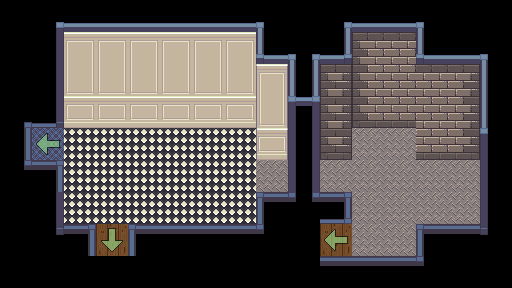

Rendered tile map (Tiled .tmx) drawn with the repository's tilesets; below, a short description and the full map source, tile grids included:
An orthogonal 16x9 tile map with 32x32 px tiles, 5 tile layers (bg, ground shadows & details, mid, shadows, ...), 1 hidden layer not drawn, 6 tilesets and 16 objects (exit-s, exit-e, exit-w).

<map version="1.11" tiledversion="1.11.2" orientation="orthogonal" renderorder="right-down" width="16" height="9" tilewidth="32" tileheight="32" infinite="0" nextlayerid="10" nextobjectid="51">
 <tileset firstgid="1" source="../../Assorted_LPC/lpc-walls/walls.tsx" />
 <tileset firstgid="6145" source="../../Assorted_LPC/lpc-floors/floors.tsx" />
 <tileset firstgid="8193" source="../../[A]LightShadow_pipo.tsx" />
 <tileset firstgid="8281" source="../../custom_tilesets/[Lightship]Whaleship.tsx" />
 <tileset firstgid="12691" source="../../Assorted_LPC/wooden_stairs/[LPC]WoodenStairs.tsx" />
 <tileset firstgid="14287" source="../../custom_tilesets/[A]BouncingArrows.tsx" />
 <layer id="1" name="bg" width="16" height="9">
  <data encoding="csv">
8433,8529,8482,8482,8482,8482,8482,8482,8478,8433,8479,8482,8482,8478,8433,8433,
8433,8438,5314,5314,5314,5314,5314,5314,8481,8287,8483,1513,1514,8481,8482,8478,
8433,8438,5378,5378,5378,5378,5378,5378,5316,8431,1516,1577,1578,1514,1515,8432,
8491,8390,5442,5442,5442,5442,5442,5442,5380,8386,1580,1641,1642,1578,1579,8432,
8446,8738,8787,8787,8787,8787,8787,8787,5444,8435,1644,7323,7323,1642,1643,8290,
8442,8397,8787,8787,8787,8787,8787,8787,7323,8435,7323,7323,7323,7323,7323,8436,
8433,8438,8787,8787,8787,8787,8787,8787,8395,8348,8393,7323,7323,7323,7323,8436,
8433,8289,8397,7401,8395,8396,8396,8396,8441,8433,7401,7323,7323,8395,8396,8338,
8433,8433,8433,8433,8433,8433,8433,8433,8433,8433,8396,8396,8396,8441,8433,8433
</data>
 </layer>
 <layer id="4" name="ground shadows &amp; details" width="16" height="9">
  <data encoding="csv">
0,0,0,0,0,0,0,0,0,0,0,0,0,0,0,0,
0,0,0,0,0,0,0,0,0,0,0,0,0,0,0,0,
0,0,0,0,0,0,0,0,0,0,0,0,0,0,0,0,
0,0,0,0,0,0,0,0,0,0,0,0,0,0,0,0,
0,0,0,0,0,0,0,0,0,0,0,0,0,0,0,0,
0,0,0,0,0,0,0,0,0,0,0,0,0,0,0,0,
0,0,0,0,0,0,0,0,0,0,0,0,0,0,0,0,
0,0,0,0,0,0,0,0,0,0,0,0,0,0,0,0,
0,0,0,0,0,0,0,0,0,0,0,0,0,0,0,0
</data>
 </layer>
 <layer id="6" name="mid" width="16" height="9">
  <properties>
   <property name="z" type="int" value="0" />
  </properties>
  <data encoding="csv">
0,0,0,0,0,0,0,0,0,0,0,0,0,0,0,0,
0,0,0,0,0,0,0,0,0,0,0,0,0,0,0,0,
0,0,0,0,0,0,0,0,0,0,0,0,0,0,0,0,
0,0,0,0,0,0,0,0,0,0,0,0,0,0,0,0,
0,0,0,0,0,0,0,0,0,0,0,0,0,0,0,0,
0,0,0,0,0,0,0,0,0,0,0,0,0,0,0,0,
0,0,0,0,0,0,0,0,0,0,0,0,0,0,0,0,
0,0,0,0,0,0,0,0,0,0,0,0,0,0,0,0,
0,0,0,0,0,0,0,0,0,0,0,0,0,0,0,0
</data>
 </layer>
 <layer id="7" name="shadows" width="16" height="9">
  <properties>
   <property name="z" type="int" value="0" />
  </properties>
  <data encoding="csv">
0,0,0,0,0,0,0,0,0,0,0,0,0,0,0,0,
0,0,0,0,0,0,0,0,0,0,0,0,0,0,0,0,
0,0,0,0,0,0,0,0,0,0,0,0,0,0,0,0,
0,0,0,0,0,0,0,0,0,0,0,0,0,0,0,0,
0,0,0,0,0,0,0,0,0,0,0,0,0,0,0,0,
0,0,0,0,0,0,0,0,0,0,0,0,0,0,0,0,
0,0,0,0,0,0,0,0,0,0,0,0,0,0,0,0,
0,0,0,0,0,0,0,0,0,0,0,0,0,0,0,0,
0,0,0,0,0,0,0,0,0,0,0,0,0,0,0,0
</data>
 </layer>
 <layer id="5" name="foreground" width="16" height="9">
  <properties>
   <property name="z" type="int" value="3" />
  </properties>
  <data encoding="csv">
0,0,0,0,0,0,0,0,0,0,0,0,0,0,0,0,
0,0,0,0,0,0,0,0,0,0,0,0,0,0,0,0,
0,0,0,0,0,0,0,0,0,0,0,0,0,0,0,0,
0,0,0,0,0,0,0,0,0,8386,0,0,0,0,0,0,
0,14292,0,0,0,0,0,0,0,8435,0,0,0,0,0,0,
0,0,0,0,0,0,0,0,0,8435,0,0,0,0,0,0,
0,0,0,0,0,0,0,0,0,0,0,0,0,0,0,0,
0,0,0,14297,0,0,0,0,0,0,14292,0,0,0,0,0,
0,0,0,0,0,0,0,0,0,0,0,0,0,0,0,0
</data>
 </layer>
 <objectgroup id="9" name="Object Layer 1">
  <object id="5" x="32" y="96" width="224" height="32">
   <properties>
    <property name="collision" type="bool" value="true" />
   </properties>
  </object>
  <object id="30" name="exit-s" x="96" y="248" width="32" height="32">
   <properties>
    <property name="dest" value="vehicle-whaleship-f4" />
    <property name="destDir" value="s" />
    <property name="destPoint" value="to-kitchen" />
   </properties>
  </object>
  <object id="31" x="32" y="160" width="32" height="64">
   <properties>
    <property name="collision" type="bool" value="true" />
   </properties>
  </object>
  <object id="34" x="128" y="224" width="160" height="64">
   <properties>
    <property name="collision" type="bool" value="true" />
   </properties>
  </object>
  <object id="35" x="32" y="224" width="64" height="64">
   <properties>
    <property name="collision" type="bool" value="true" />
   </properties>
  </object>
  <object id="39" name="exit-e" x="312" y="224" width="32" height="32">
   <properties>
    <property name="dest" value="vehicle-whaleship-f4" />
    <property name="destDir" value="l" />
    <property name="destPoint" value="to-pantry" />
   </properties>
  </object>
  <object id="40" x="288" y="256" width="160" height="32">
   <properties>
    <property name="collision" type="bool" value="true" />
   </properties>
  </object>
  <object id="41" x="416" y="224" width="64" height="32">
   <properties>
    <property name="collision" type="bool" value="true" />
   </properties>
  </object>
  <object id="42" x="416" y="128" width="64" height="32">
   <properties>
    <property name="collision" type="bool" value="true" />
   </properties>
  </object>
  <object id="43" x="352" y="96" width="64" height="32">
   <properties>
    <property name="collision" type="bool" value="true" />
   </properties>
  </object>
  <object id="44" x="256" y="128" width="96" height="32">
   <properties>
    <property name="collision" type="bool" value="true" />
   </properties>
  </object>
  <object id="45" x="0" y="96" width="32" height="96">
   <properties>
    <property name="collision" type="bool" value="true" />
   </properties>
  </object>
  <object id="46" x="96" y="280" width="32" height="8">
   <properties>
    <property name="collision" type="bool" value="true" />
   </properties>
  </object>
  <object id="48" x="256" y="192" width="96" height="32">
   <properties>
    <property name="collision" type="bool" value="true" />
   </properties>
  </object>
  <object id="49" x="480" y="128" width="32" height="128">
   <properties>
    <property name="collision" type="bool" value="true" />
   </properties>
  </object>
  <object id="50" name="exit-w" x="32" y="128" width="16" height="32">
   <properties>
    <property name="dest" value="brightside-dining" />
    <property name="destDir" value="l" />
    <property name="destPoint" value="exit-e" />
   </properties>
  </object>
 </objectgroup>
 <imagelayer id="2" name="ref" visible="0" opacity="0.5" offsetx="-1056" offsety="0">
  <image source="../../vtt-maps/whaleship-blank-f4.webp" width="1568" height="384" />
 </imagelayer>
</map>
